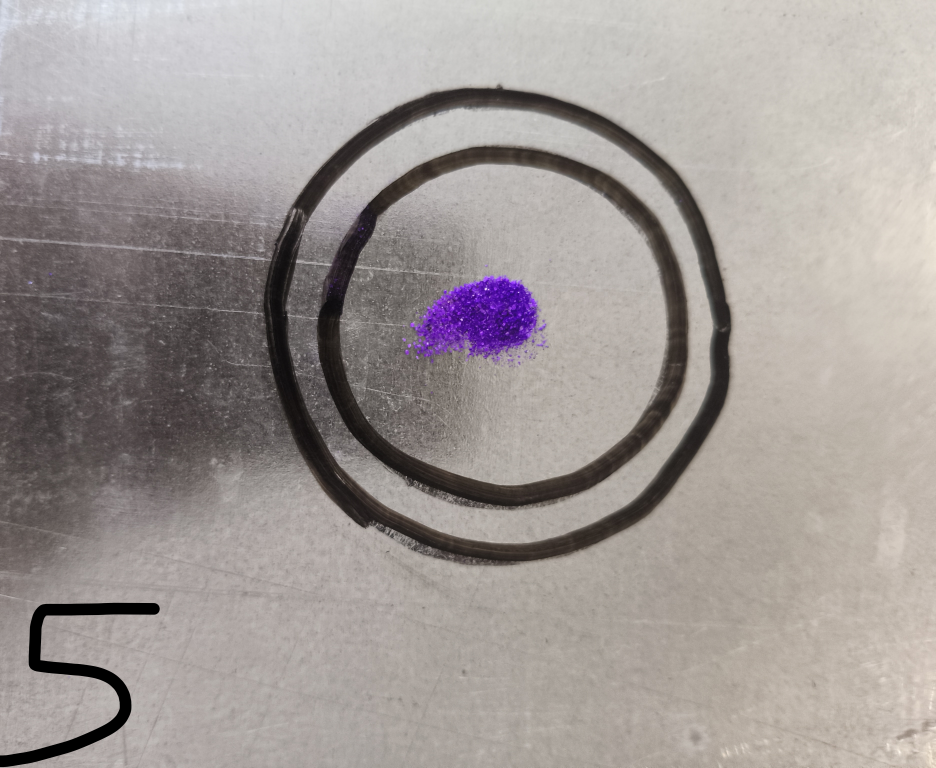
#> input picture backend/uploads/temp/6c38adad-2c59-4417-b8d3-e21d97ee2025.jpeg, 3743 x 3072 px (shown at 1/4 size)
$ python -i gradcam.py   (imports and definitions only)   (older library calls are emulated)
#> lines starting #> are read from the running program, lines starting #| are printed output that depends on the picture
"""
Grad-CAM and heatmap generation for explainability
"""

import cv2
import numpy as np
from pathlib import Path
from typing import Optional
import uuid


class GradCAMGenerator:
    """Generate Grad-CAM heatmaps for model explainability"""

    def __init__(self):
        self.heatmap_dir = Path("uploads/heatmaps")
        self.heatmap_dir.mkdir(parents=True, exist_ok=True)

    # [57 lines left out: functions generate, _generate_demo_heatmap, not called in this run]

    def generate_saliency_map(self, image_path: str) -> Optional[str]:
        """
        Generate saliency map for image

        Args:
            image_path: Path to input image

        Returns:
            Path to generated saliency map
        """
        try:
            image = cv2.imread(image_path)
#> image is the input picture: shape (3072, 3743, 3); mean B, G, R 150.7, 153.4, 160.3
            if image is None:
                return None

            # Convert to grayscale
            gray = cv2.cvtColor(image, cv2.COLOR_BGR2GRAY)

            # Compute gradient magnitude
            sobel_x = cv2.Sobel(gray, cv2.CV_64F, 1, 0, ksize=3)
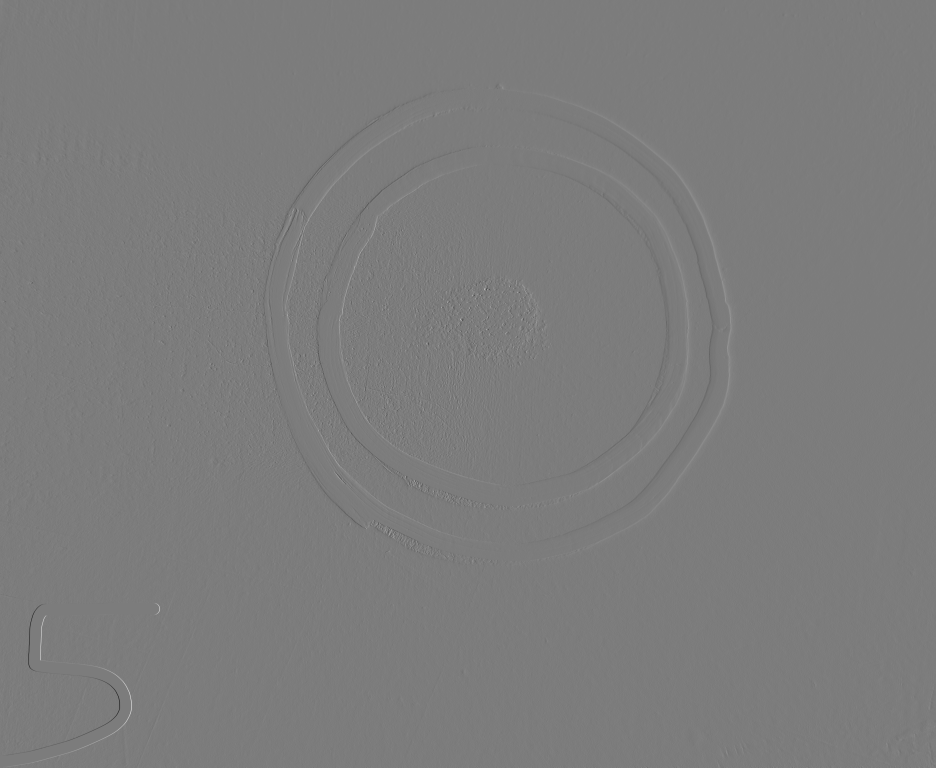
#> sobel_x: shape (3072, 3743) float64 (shown at 1/4 size); min -695, max 727, mean 0.2; drawn with min black and max white
            sobel_y = cv2.Sobel(gray, cv2.CV_64F, 0, 1, ksize=3)
            gradient_magnitude = np.sqrt(sobel_x**2 + sobel_y**2)
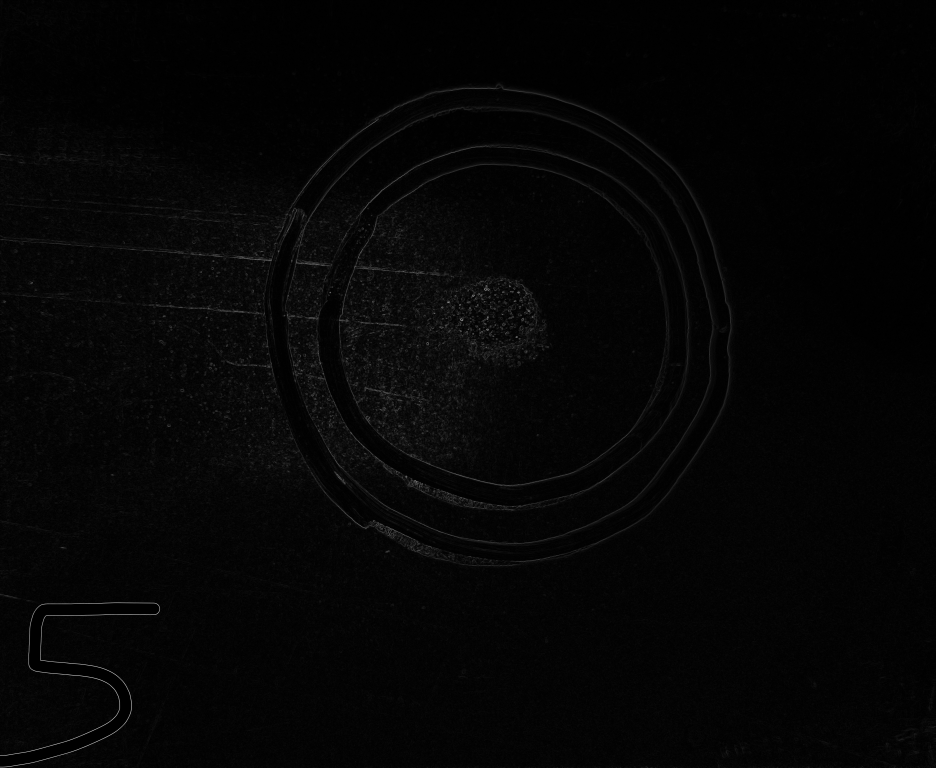
#> gradient_magnitude: shape (3072, 3743) float64 (shown at 1/4 size); min 0, max 773.4, mean 16.7; drawn with min black and max white

            # Normalize
            gradient_magnitude = (gradient_magnitude / gradient_magnitude.max() * 255).astype(np.uint8)

            # Apply colormap
            saliency = cv2.applyColorMap(gradient_magnitude, cv2.COLORMAP_HOT)
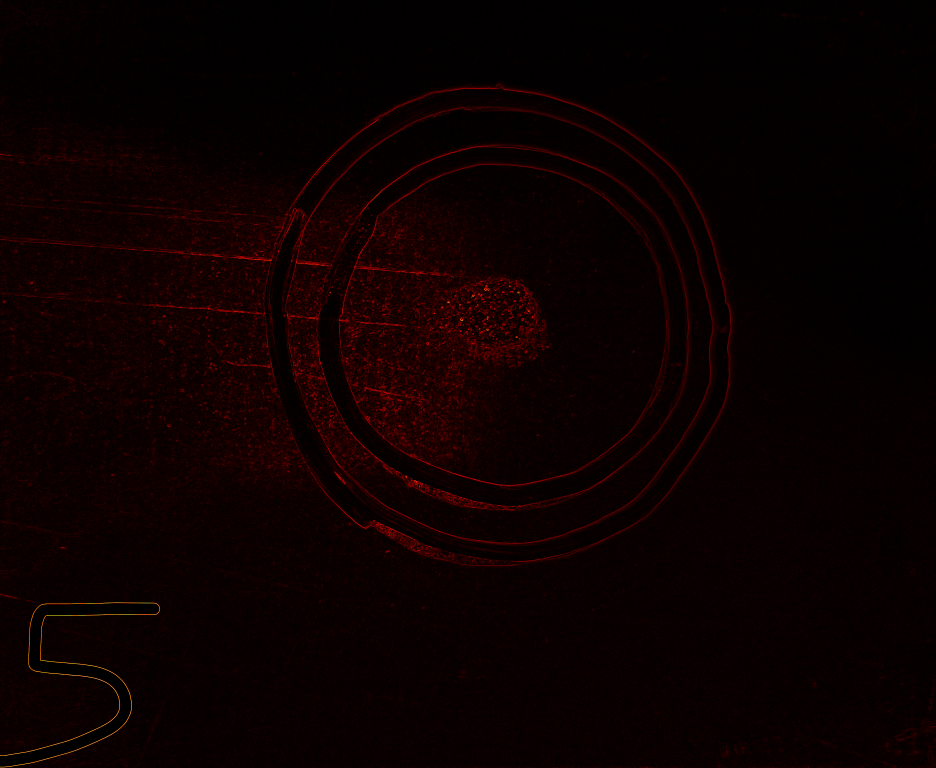
#> saliency: shape (3072, 3743, 3) (shown at 1/4 size); mean B, G, R 0, 0.1, 12.3

            # Save
            saliency_filename = f"saliency_{uuid.uuid4().hex}.png"
            saliency_path = self.heatmap_dir / saliency_filename
            cv2.imwrite(str(saliency_path), saliency)

            return str(saliency_path)

        except Exception as e:
            print(f"Error generating saliency map: {e}")
            return None

    # [35 lines left out: function overlay_heatmap, not called in this run]


class FeatureImportanceVisualizer:
    """Visualize feature importance for explainability"""

    # [28 lines left out: function generate_feature_chart, not called in this run]

>>> result = GradCAMGenerator().generate_saliency_map('../uploads/temp/6c38adad-2c59-4417-b8d3-e21d97ee2025.jpeg')
